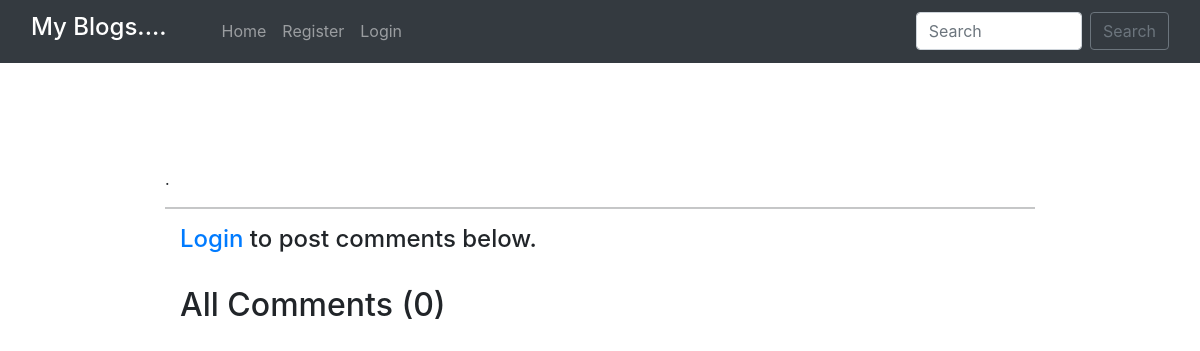
Page /blog/asdasd/ on the earlier database version.
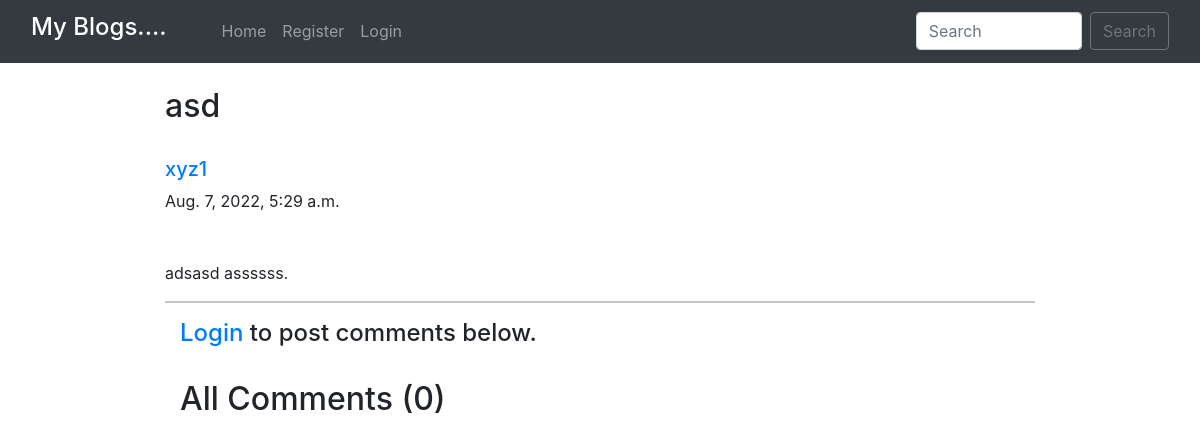
Same page on the later database version.
### home/models.py (models this page shows, shortened)
class BlogPost(models.Model):
    title=models.CharField(max_length=255)
    author= models.ForeignKey(User, on_delete=models.CASCADE)
    slug=models.CharField(max_length=130)
    content=models.TextField()
    dateTime=models.DateTimeField(auto_now_add=True)

### home/views.py (the view)
# urls.py: path("blog/<str:slug>/", views.blogs_comments, name="blogs_comments"),
def blogs_comments(request, slug):
    post = BlogPost.objects.filter(slug=slug).first()
    comments = Comment.objects.filter(blog=post)
    if request.method=="POST":
        user = request.user
        content = request.POST.get('content','')
        blog_id =request.POST.get('blog_id','')
        comment = Comment(user = user, content = content, blog=post)
        comment.save()
    return render(request, "blog_comments.html", {'post':post, 'comments':comments})

### home/templates/blog_comments.html (shortened to what this page needs)
{% extends 'base.html' %}
{% block body %}
{% load humanize %}
<div class="container w-75 my-4">
      <h2 class="blog-post-title">{{post.title}}</h2>
      <br>
      <div class="media">
            <div class="media-body">
                  <h5 class="mt-0"><a href="/user_profile/{{post.author.id}}/">{{post.author}}
                        </a></h5>
                  {{post.dateTime}}
            </div>
      </div>
      <br>
      <br>
      <p>{{post.content}}.</p>
      <hr>
      {% if user.is_authenticated %}
      <div class="container">
            <h2>Add Comments Here</h2>
            <form action="/blog/{{post.slug}}/" method="POST"> {% csrf_token %}
                  <div class="form-floating">
                        <textarea class="form-control" placeholder="Leave a comment here" id="floatingTextarea2"
                              style="height: 100px" id="content" name="content"></textarea>
                        <label for="floatingTextarea2">Leave a comment here.</label>
                        <br>
                        <button type="submit" class="btn btn-primary">Comment</button>
                  </div>
            </form>
            {% else %}
            <div class="container">
                  <h4><a href="/login/">Login</a> to post comments below.</h4>
                  {% endif %}
                  <br>
                  <h2>All Comments ({{comments.count}})</h2>
                  <br>
            </div>
      </div>
      {% endblock %}

### home/templates/base.html (shortened to what this page needs)
<!doctype html>
<html lang="en">
  <head>
    <link href="//maxcdn.bootstrapcdn.com/bootstrap/4.1.1/css/bootstrap.min.css" rel="stylesheet" id="bootstrap-css">
    <link href="https://cdn.jsdelivr.net/npm/bootstrap@5.0.2/dist/css/bootstrap.min.css" rel="stylesheet">
    <link rel="stylesheet" href="https://maxcdn.bootstrapcdn.com/bootstrap/4.0.0/css/bootstrap.min.css">
  </head>
  <body>
    <nav class="navbar navbar-expand-lg navbar-dark bg-dark sticky-top">
        <div class="container-fluid">
          <a class="navbar-brand" href="#"><h4>My Blogs....</h4></a>
          <div class="collapse navbar-collapse" id="navbarSupportedContent">
          <div class="container mx-3">
            <ul class="navbar-nav me-auto mb-2 mb-lg-0">
              <li class="nav-item">
                <a class="nav-link {% block homeactive %} {% endblock homeactive %}" aria-current="page" href="/">Home</a>
              </li>
              {% if user.is_authenticated %}
              <li class="nav-item">
                <a class="nav-link {% block add_blogs_active %} {% endblock add_blogs_active %}" href="/add_blogs/">Add Blogs</a>
              </li>
              <li class="nav-item">
                <a class="nav-link active" href="#">Hello {{request.user}}</a>
              </li>
              <li class="nav-item">
                <a class="nav-link {% block profileactive %} {% endblock profileactive %}" href="/profile/">Profile</a>
              </li>
              <li class="nav-item">
                <a class="nav-link" href="/logout/">Logout</a>
              </li>
              {% else %}
              <li class="nav-item">
                <a class="nav-link {% block registeractive %} {% endblock registeractive %}" href="/register/">Register</a>
              </li>
               <li class="nav-item">
                <a class="nav-link {% block loginactive %} {% endblock loginactive %}" href="/login/">Login</a>
              </li>
              {% endif %}
            </ul>
            </div>
            <form class="d-flex" method="POST" action="/search/"> {% csrf_token %}
              <input class="form-control me-2" type="search" placeholder="Search" name="searched" id="searched" aria-label="Search">
              <button href="/search/" class="btn btn-outline-secondary" type="submit">Search</button>
            </form>
          </div>
        </div>
      </nav>
      {% block body %}
      {% endblock %}
</body>
</html>

Differences in the rows shown:
added BlogPost: title "asd", author "xyz1", dateTime "Aug. 7, 2022, 5:29 a.m.", content "adsasd assssss"
